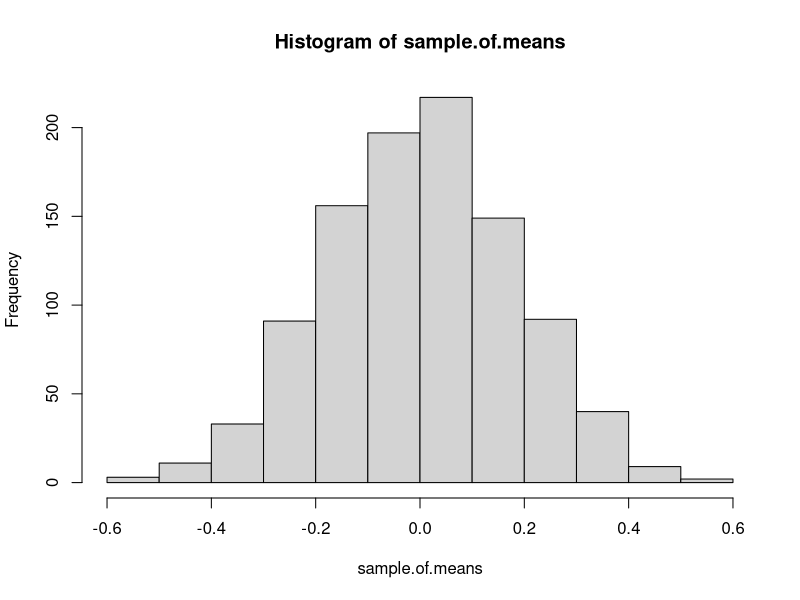
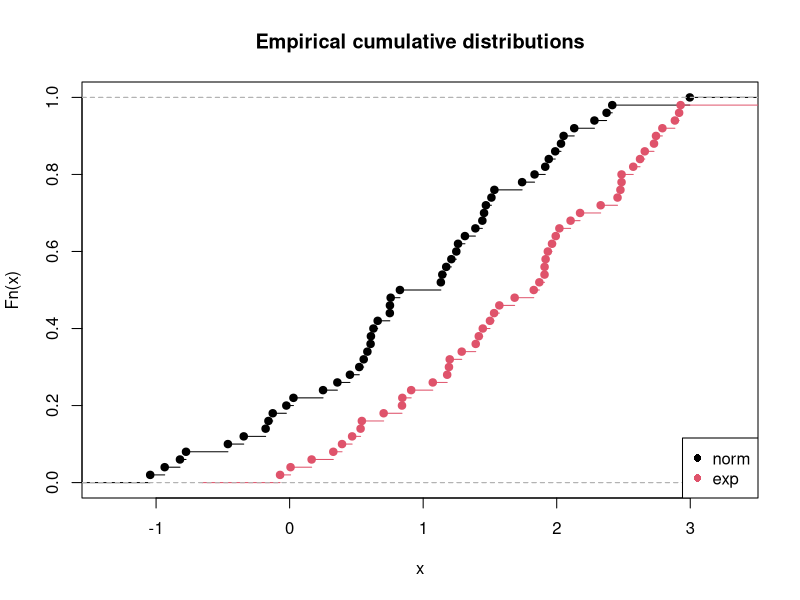
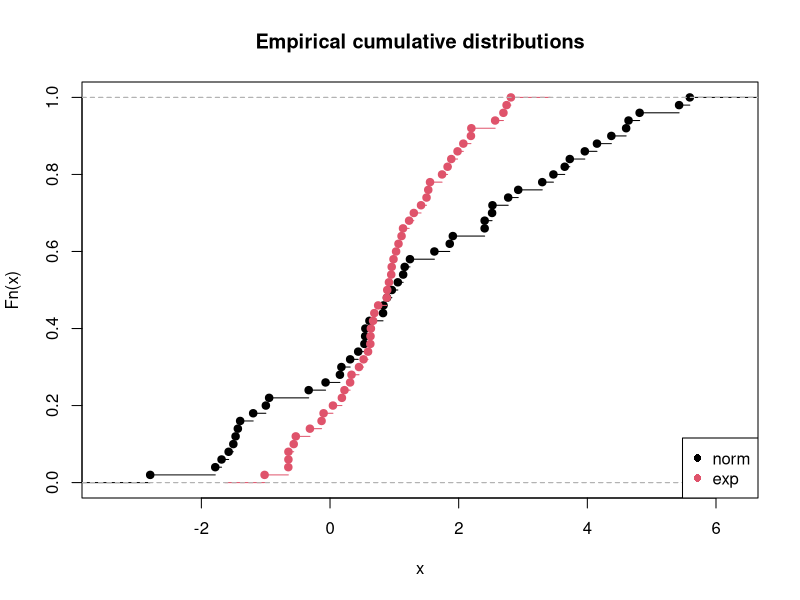
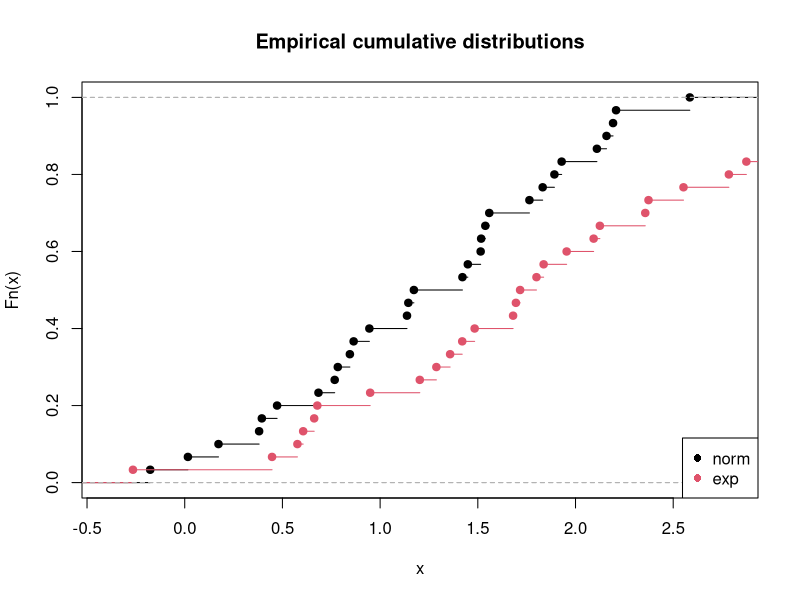
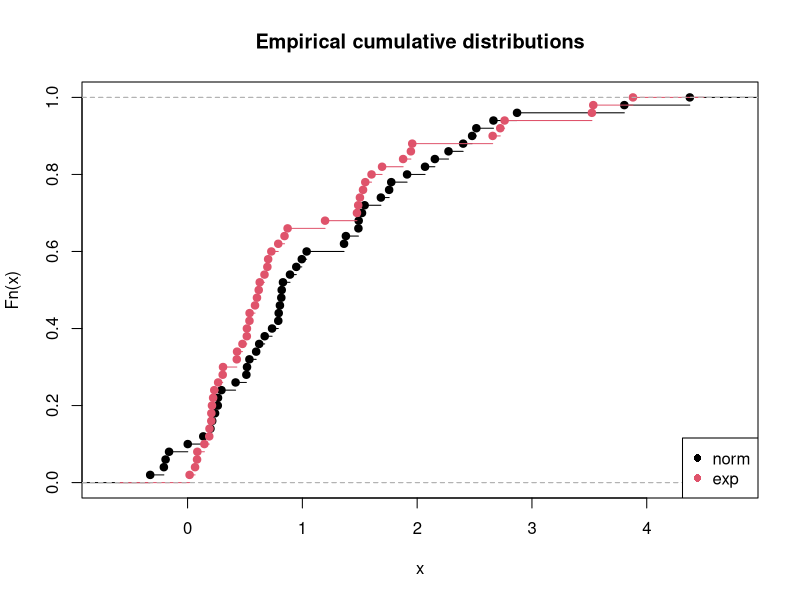
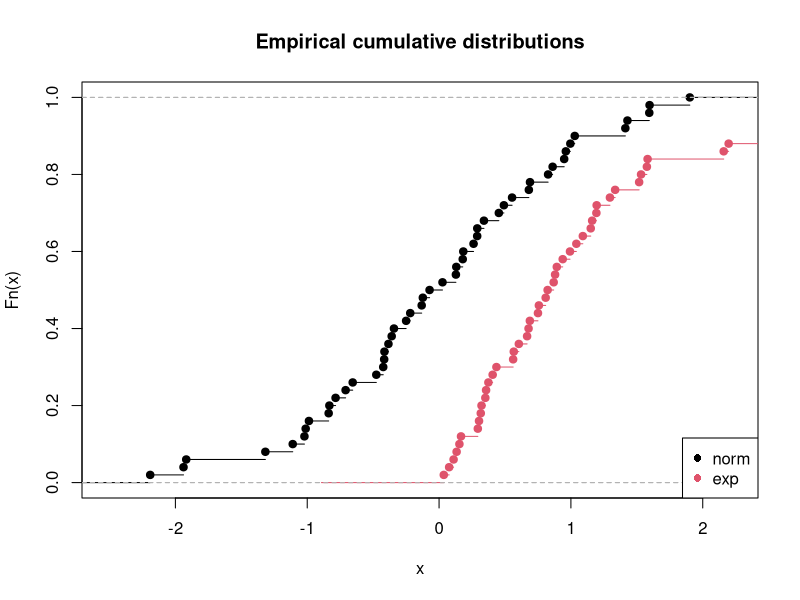
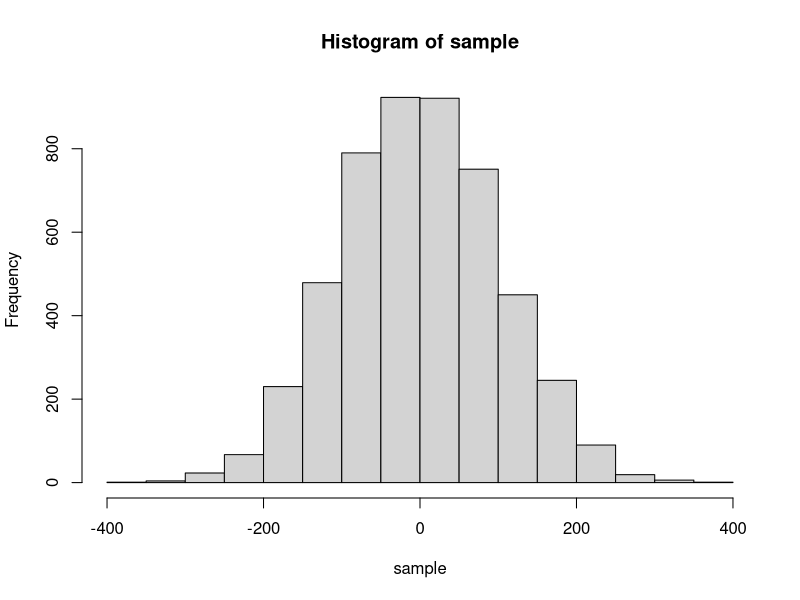
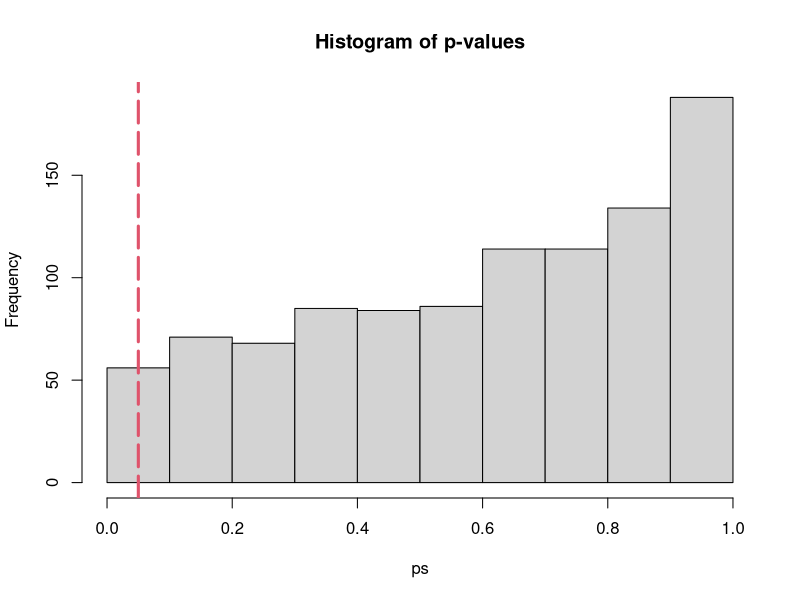

Reproduce these figures in R, in order.
#' # Семинар 5. Доверительные интервалы, критерии хи-квадрат и Колмогорова-Смирнова
#' ## Задание 1. Доверительный интервал для среднего и разности средних нормального распределения
#' ### Часть 1
n <- 30
sample <- rnorm(n)

alpha1 <- 0.95
t.test(sample, conf.level=alpha1)$conf.int

#' Увеличим $\alpha$
alpha2 <- 0.999
t.test(sample, conf.level=alpha2)$conf.int
#' получился более широкий доверительный интервал.
#' 

#' Увеличим стандартное отклонение
sample2 <- rnorm(n, 0, 100)
alpha2 <- 0.95
t.test(sample2, conf.level=alpha2)$conf.int
#' снова получился более широкий доверительный интервал.
#' 

#' Увеличим размер выборки
n2 <- 1000
sample3 <- rnorm(n2)
alpha2 <- 0.95
t.test(sample3, conf.level=alpha2)$conf.int
#' Доверительный интервал сузился — чего и следовало ожидать.
#' 

#' Смоделируем выборку 1000 раз, посчитаем доверительный интервал среднего
generate.means <- function(k, n, m=0, sd=1) {
  sapply(1:k, function(k) {
    mean(rnorm(n, m, sd))
  })
}

sample.of.means <- generate.means(1000, 30)
hist(sample.of.means)
quantile(sample.of.means, c(0.025, 0.975))

#' ### Часть 2
n <- 30
sample1 <- rnorm(n, 1, 1)
sample2 <- rnorm(n, 2, 1)
t.test(sample2, sample1, conf.level=0.95)$conf.int
#' Доверительный интервал не включает 0 -> принимаем $H_1$.
#' 

#' Теперь увеличим размер выборки...
n <- 1000
sample1 <- rnorm(n, 1, 1)
sample2 <- rnorm(n, 2, 1)
t.test(sample2, sample1, conf.level=0.95)$conf.int
#' снова принимаем $H_1$, но доверительный интервал на этот раз уже.
#' 


#' ## Задание 2. Критерий Колмогорова—Смирнова
n <- 50
sample1 <- rnorm(n, 1, 1)
sample2 <- rnorm(n, 2, 1)

plot(ecdf(sample1), ylim=c(0,1), main='Empirical cumulative distributions')
plot(ecdf(sample2), ylim=c(0,1), col=2, add=T)
legend('bottomright', c('norm', 'exp'), col=c(1,2), pch=16)

ks.test(sample1, sample2)
ks.test(sample1, sample2, alternative='g')
ks.test(sample1, sample2, alternative='l')
#' Полученные p-value вполне адекватны — p-value двусторонней гипотезы в два раза превышает p-value односторонней

sample1 <- rnorm(n, 1, 2)
sample2 <- rnorm(n, 1, 1)

plot(ecdf(sample1), ylim=c(0,1), main='Empirical cumulative distributions')
plot(ecdf(sample2), ylim=c(0,1), col=2, add=T)
legend('bottomright', c('norm', 'exp'), col=c(1,2), pch=16)


ks.test(sample1, sample2)
ks.test(sample1, sample2, alternative='g')
ks.test(sample1, sample2, alternative='l')
#' p-value альтернатив слишком малы — мы стремимся принять обе односторонние гипотезы — это странно...

n1 <- 20
n2 <- 10
sample1 <- append(rnorm(n1, 1, 1), runif(n2, 0, 2))
sample2 <- append(rnorm(n1, 2, 1), runif(n2, 0, 2))

plot(ecdf(sample1), ylim=c(0,1), main='Empirical cumulative distributions')
plot(ecdf(sample2), ylim=c(0,1), col=2, add=T)
legend('bottomright', c('norm', 'exp'), col=c(1,2), pch=16)


ks.test(sample1, sample2)
ks.test(sample1, sample2, alternative='g')
ks.test(sample1, sample2, alternative='l')
#' На этот раз нормальные p-value

sample1 <- rnorm(n, 1)
sample2 <- rexp(n)
plot(ecdf(sample1), ylim=c(0,1), main='Empirical cumulative distributions')
plot(ecdf(sample2), ylim=c(0,1), col=2, add=T)
legend('bottomright', c('norm', 'exp'), col=c(1,2), pch=16)

ks.test(sample1, sample2)
ks.test(sample1, sample2, alternative='g')
ks.test(sample1, sample2, alternative='l')
#' Хм... кажется, снова нечестно — стремимся принять обе односторонние гипотезы

sample1 <- rnorm(n)
sample2 <- rexp(n)
plot(ecdf(sample1), ylim=c(0,1), main='Empirical cumulative distributions')
plot(ecdf(sample2), ylim=c(0,1), col=2, add=T)
legend('bottomright', c('norm', 'exp'), col=c(1,2), pch=16)

ks.test(sample1, sample2)
ks.test(sample1, sample2, alternative='g')
ks.test(sample1, sample2, alternative='l')
#' Теперь все ок.
#' 
#' Перед применением критерия стоит смотреть на распределения!

#' ## Задание 3. Критерий хи-квадрат
#' Построим хи-квадрат для одной выборки
sample <- rnorm(5000, 0, 100)
h1 <- hist(sample)
breaks <- h1$breaks
counts <- h1$counts
sum(counts < 5)

p.j <- diff(pnorm(breaks, 0, 100))

n.j <- sum(counts)
chi.sq <- sum((counts - n.j*p.j)**2 / (n.j*p.j))
#' Получили p-value `r 1 - pchisq(chi.sq, length(counts))`.
#' 


#' Смоделируем выборку 1000 раз
n <- 5000
k <- 1000
ps <- sapply(1:k, FUN=function(k) {
  sample <- rnorm(n, 0, 100)
  h1 <- hist(sample, plot=F)
  breaks <- h1$breaks
  counts <- h1$counts
  p.j <- diff(pnorm(breaks, 0, 100))
  
  while ((sum(counts < 5) > 0 || sum(n*p.j) > 0) && length(counts) > 5) {
    nc <- length(counts)
    counts <- c(counts[1] + counts[2], counts[3:(nc-2)], counts[nc-1]+counts[nc])
    breaks <- breaks[c(-2, -nc)]
    p.j <- diff(pnorm(breaks, 0, 100))
  }
  
  if (sum(n*p.j) > 0) {
    warning('Has bins with less than 5 predicted count')
  }
  chi.sq <- sum((counts - n*p.j)**2 / (n*p.j))
  1 - pchisq(chi.sq, length(counts))
})
#' Мощность критерия: `r sum(ps>0.05)/k`.
hist(ps, main='Histogram of p-values')
abline(v=0.05, col=2, lty=5, lwd=3)
